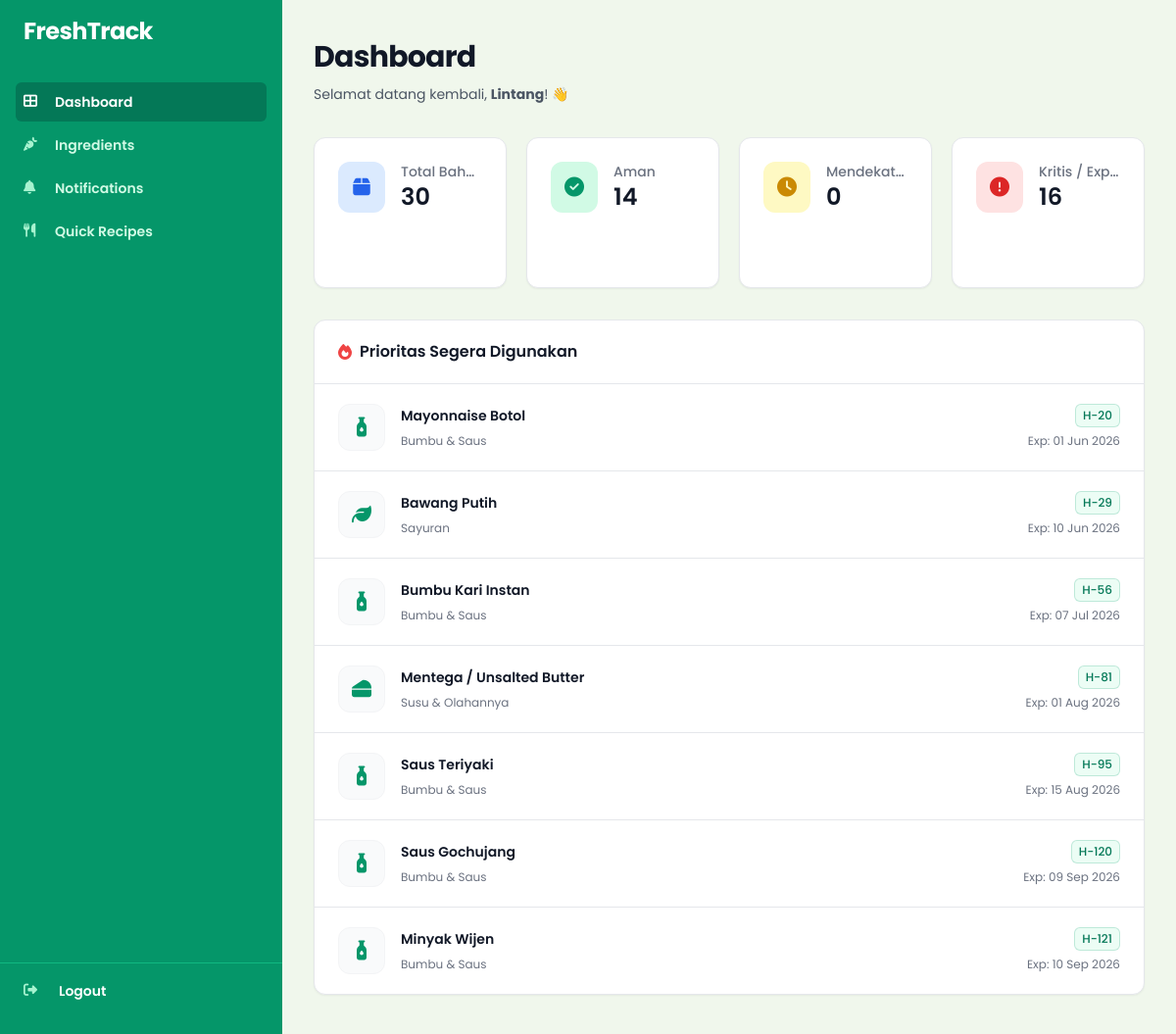
The page /pages/dashboard.php (signed in) on the database its author committed.
### tables this page shows
CREATE TABLE `inventories` (
  `id` varchar(36) NOT NULL,
  `user_id` varchar(36) NOT NULL,
  `category_id` varchar(36) NOT NULL,
  `nama_bahan` varchar(100) NOT NULL,
  `tanggal_kadaluarsa` date NOT NULL,
  `created_at` timestamp NOT NULL DEFAULT current_timestamp(),
  `updated_at` timestamp NOT NULL DEFAULT current_timestamp() ON UPDATE current_timestamp()
);

CREATE TABLE `categories` (
  `id` varchar(36) NOT NULL,
  `nama_categories` varchar(50) NOT NULL,
  `icon` varchar(50) NOT NULL
);

### pages/dashboard.php (the view, shortened to what this page needs)
<?php
include __DIR__ . '/../config/connection.php';
$user_id = $_SESSION['user_id'];
$username = $_SESSION['username'];
$stmt = $connection->prepare("SELECT reminder_day FROM users WHERE id = ?");
$stmt->bind_param("s", $user_id);
$stmt->execute();
$user_data = $stmt->get_result()->fetch_assoc();
$reminder_day = $user_data['reminder_day'] ?? 3;
$query = "SELECT i.*, c.nama_categories, c.icon,
          DATEDIFF(i.tanggal_kadaluarsa, CURDATE()) AS days_left
          FROM inventories i
          JOIN categories c ON i.category_id = c.id
          WHERE i.user_id = ?
          ORDER BY i.tanggal_kadaluarsa ASC";
$stmt = $connection->prepare($query);
$stmt->bind_param("s", $user_id);
$stmt->execute();
$inventories = $stmt->get_result()->fetch_all(MYSQLI_ASSOC);
$total = count($inventories);
$safe = 0; $warning_count = 0; $critical = 0;
$alerts = [];
foreach ($inventories as $item) {
    $d = $item['days_left'];
    if ($d < 0) { $critical++; }
    elseif ($d <= $reminder_day) {
        $critical++;
        $alerts[] = $item;
    } elseif ($d <= $reminder_day + 3) {
        $warning_count++;
    } else {
        $safe++;
    }
}
$priority = array_filter($inventories, fn($i) => $i['days_left'] >= 0);
$priority = array_slice($priority, 0, 7);
?>
<?php $page_title = 'Dashboard'; require_once __DIR__ . '/../includes/header.php'; ?>
<div>
    <?php require_once __DIR__ . '/../includes/sidebar.php'; ?>
    <main class="py-10 lg:pl-72">
      <div class="px-4 sm:px-6 lg:px-8 max-w-7xl mx-auto">
        <div class="mb-8">
            <h1 class="text-3xl font-bold tracking-tight text-gray-900">Dashboard</h1>
            <p class="mt-2 text-sm/6 text-gray-600">Selamat datang kembali, <strong><?= htmlspecialchars($username) ?></strong>! 👋</p>
        </div>
        <dl class="mt-5 grid grid-cols-1 gap-5 sm:grid-cols-2 lg:grid-cols-4 mb-8">
          <div class="relative overflow-hidden rounded-xl bg-white px-4 pb-12 pt-5 shadow-sm border border-gray-200 sm:px-6 sm:pt-6 animate-slide-up delay-100">
            <dt>
              <div class="absolute rounded-xl bg-blue-100 p-3">
                <i class="fas fa-box text-blue-600 size-6 text-center text-xl"></i>
              </div>
              <p class="ml-16 truncate text-sm font-medium text-gray-500">Total Bahan</p>
            </dt>
            <dd class="ml-16 flex items-baseline pb-6 sm:pb-7">
              <p class="text-2xl font-semibold text-gray-900"><?= $total ?></p>
            </dd>
          </div>
          <div class="relative overflow-hidden rounded-xl bg-white px-4 pb-12 pt-5 shadow-sm border border-gray-200 sm:px-6 sm:pt-6 animate-slide-up delay-200">
            <dt>
              <div class="absolute rounded-xl bg-emerald-100 p-3">
                <i class="fas fa-check-circle text-emerald-600 size-6 text-center text-xl"></i>
              </div>
              <p class="ml-16 truncate text-sm font-medium text-gray-500">Aman</p>
            </dt>
            <dd class="ml-16 flex items-baseline pb-6 sm:pb-7">
              <p class="text-2xl font-semibold text-gray-900"><?= $safe ?></p>
            </dd>
          </div>
          <div class="relative overflow-hidden rounded-xl bg-white px-4 pb-12 pt-5 shadow-sm border border-gray-200 sm:px-6 sm:pt-6 animate-slide-up delay-300">
            <dt>
              <div class="absolute rounded-xl bg-yellow-100 p-3">
                <i class="fas fa-clock text-yellow-600 size-6 text-center text-xl"></i>
              </div>
              <p class="ml-16 truncate text-sm font-medium text-gray-500">Mendekati Batas</p>
            </dt>
            <dd class="ml-16 flex items-baseline pb-6 sm:pb-7">
              <p class="text-2xl font-semibold text-gray-900"><?= $warning_count ?></p>
            </dd>
          </div>
          <div class="relative overflow-hidden rounded-xl bg-white px-4 pb-12 pt-5 shadow-sm border border-gray-200 sm:px-6 sm:pt-6 animate-slide-up delay-100">
            <dt>
              <div class="absolute rounded-xl bg-red-100 p-3">
                <i class="fas fa-exclamation-circle text-red-600 size-6 text-center text-xl"></i>
              </div>
              <p class="ml-16 truncate text-sm font-medium text-gray-500">Kritis / Expired</p>
            </dt>
            <dd class="ml-16 flex items-baseline pb-6 sm:pb-7">
              <p class="text-2xl font-semibold text-gray-900"><?= $critical ?></p>
            </dd>
          </div>
        </dl>
        <div class="bg-white shadow-sm border border-gray-200 sm:rounded-xl">
          <div class="border-b border-gray-200 px-4 py-5 sm:px-6 flex items-center gap-2">
            <i class="fas fa-fire text-red-500"></i>
            <h3 class="text-base font-semibold text-gray-900">Prioritas Segera Digunakan</h3>
          </div>
          <?php if (empty($priority)): ?>
          <div class="text-center py-12">
            <i class="fas fa-leaf text-gray-300 text-4xl mb-3"></i>
            <h3 class="text-sm font-semibold text-gray-900">Belum ada bahan makanan</h3>
            <p class="mt-1 text-sm text-gray-500">Tambahkan bahan makanan pertama Anda di halaman Inventaris.</p>
          </div>
          <?php else: ?>
          <ul role="list" class="divide-y divide-gray-200">
            <?php foreach ($priority as $item):
                $d = $item['days_left'];
                if ($d < 0) {
                    $badge_class = 'bg-red-50 text-red-700 ring-red-600/10';
                    $label = 'Expired';
                } elseif ($d <= $reminder_day) {
                    $badge_class = 'bg-red-50 text-red-700 ring-red-600/10';
                    $label = "H-$d";
                } elseif ($d <= $reminder_day + 3) {
                    $badge_class = 'bg-yellow-50 text-yellow-800 ring-yellow-600/20';
                    $label = "H-$d";
                } else {
                    $badge_class = 'bg-emerald-50 text-emerald-700 ring-emerald-600/20';
                    $label = "H-$d";
                }
            ?>
            <li class="flex items-center justify-between gap-x-6 py-5 px-4 sm:px-6 hover:bg-gray-50 transition-colors">
              <div class="flex min-w-0 gap-x-4 items-center">
                <div class="size-12 flex-none rounded-xl bg-gray-50 flex items-center justify-center border border-gray-100">
                    <i class="fas <?= htmlspecialchars($item['icon']) ?> text-emerald-600 text-xl"></i>
                </div>
                <div class="min-w-0 flex-auto">
                  <p class="text-sm/6 font-semibold text-gray-900"><?= htmlspecialchars($item['nama_bahan']) ?></p>
                  <p class="mt-1 truncate text-xs/5 text-gray-500"><?= htmlspecialchars($item['nama_categories']) ?></p>
                </div>
              </div>
              <div class="flex flex-col items-end">
                <span class="inline-flex items-center rounded-md px-2 py-1 text-xs font-medium ring-1 ring-inset <?= $badge_class ?> mb-1"><?= $label ?></span>
                <p class="text-xs/5 text-gray-500">Exp: <?= date('d M Y', strtotime($item['tanggal_kadaluarsa'])) ?></p>
              </div>
            </li>
            <?php endforeach; ?>
          </ul>
          <?php endif; ?>
        </div>
      </div>
    </main>
</div>
</body>
</html>

### css/style.css (style rules this page uses)
:root { --bg-body: #f0f7ec; --bg-hero: #cce1c6; --bg-card: #ffffff; --bg-sidebar: #2d5a27; --bg-sidebar-hover: #3a7033; --bg-sidebar-active: #1e3d1a; --primary: #4a7046; --primary-dark: #385a34; --primary-light: #6b9e66; --accent: #8bc34a; --text-heading: #1a2e19; --text-body: #4b5e4b; --text-light: #ffffff; --text-muted: #7a8f7a; --border: #d4e4cf; --border-light: #e8f0e4; --danger: #e74c3c; --danger-light: #fdecea; --warning: #f39c12; --warning-light: #fef9e7; --success: #27ae60; --success-light: #eafaf1; --info: #3498db; --info-light: #ebf5fb; --shadow-sm: 0 1px 3px rgba(0, 0, 0, 0.08); --shadow-md: 0 4px 12px rgba(0, 0, 0, 0.1); --shadow-lg: 0 8px 30px rgba(0, 0, 0, 0.12); --radius-sm: 8px; --radius-md: 12px; --radius-lg: 16px; --radius-xl: 20px; --transition: all 0.3s cubic-bezier(0.4, 0, 0.2, 1); }
*, *::before, *::after { box-sizing: border-box; margin: 0; padding: 0; }
body { font-family: 'Poppins', sans-serif; background-color: var(--bg-body); color: var(--text-body); line-height: 1.6; -webkit-font-smoothing: antialiased; }
.animate-slide-up { opacity: 0; transform: translateY(40px); transition: opacity 0.8s cubic-bezier(0.16, 1, 0.3, 1), transform 0.8s cubic-bezier(0.16, 1, 0.3, 1); }
.animate-slide-up.is-visible { opacity: 1; transform: translateY(0); }
.delay-100 { transition-delay: 100ms; }
.delay-200 { transition-delay: 200ms; }
.delay-300 { transition-delay: 300ms; }

### rows shown on the page
inventories: nama_bahan "Mayonnaise Botol", category.nama_categories "Bumbu & Saus", label "H-20", tanggal_kadaluarsa "01 Jun 2026"
inventories: nama_bahan "Bawang Putih", category.nama_categories "Sayuran", label "H-29", tanggal_kadaluarsa "10 Jun 2026"
inventories: nama_bahan "Bumbu Kari Instan", category.nama_categories "Bumbu & Saus", label "H-56", tanggal_kadaluarsa "07 Jul 2026"
inventories: nama_bahan "Mentega / Unsalted Butter", category.nama_categories "Susu & Olahannya", label "H-81", tanggal_kadaluarsa "01 Aug 2026"
inventories: nama_bahan "Saus Teriyaki", category.nama_categories "Bumbu & Saus", label "H-95", tanggal_kadaluarsa "15 Aug 2026"
inventories: nama_bahan "Saus Gochujang", category.nama_categories "Bumbu & Saus", label "H-120", tanggal_kadaluarsa "09 Sep 2026"
inventories: nama_bahan "Minyak Wijen", category.nama_categories "Bumbu & Saus", label "H-121", tanggal_kadaluarsa "10 Sep 2026"

### other values the page prints
$username "Lintang"
$total "30"
$safe "14"
$warning_count "0"
$critical "16"
